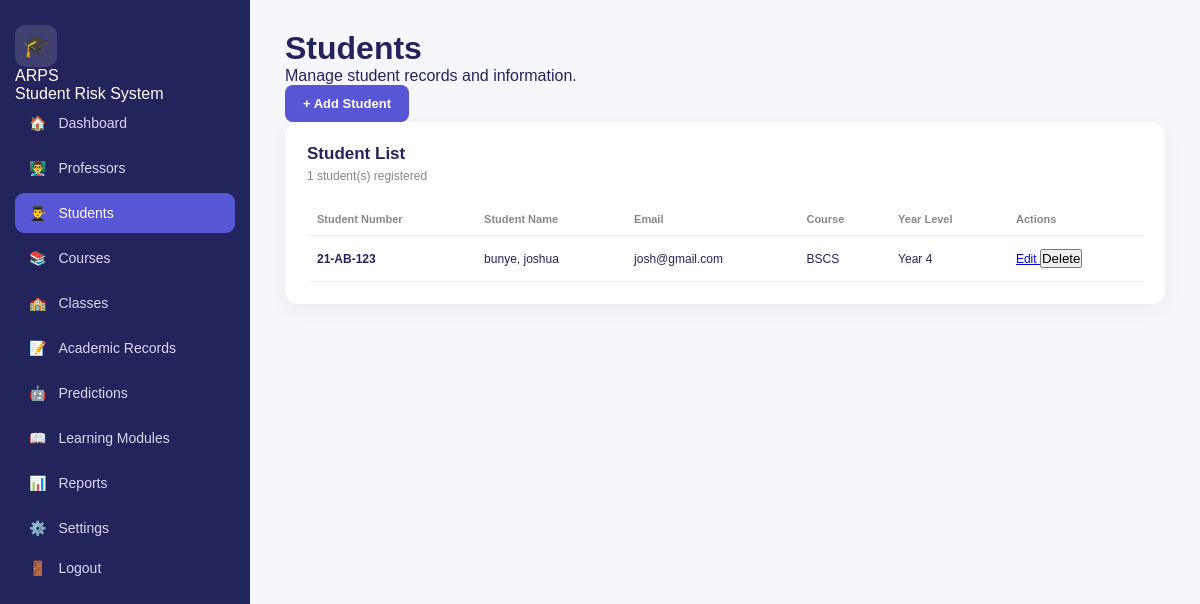
The app's page /students (signed in) with its own data.
### tables this page shows
CREATE TABLE students (
            student_id INTEGER PRIMARY KEY AUTOINCREMENT,
            user_id INTEGER UNIQUE,
            student_number TEXT UNIQUE NOT NULL,
            first_name TEXT NOT NULL,
            last_name TEXT NOT NULL,
            email TEXT UNIQUE,
            course TEXT,
            year_level INTEGER,
            FOREIGN KEY (user_id)
                REFERENCES users(user_id)
                ON DELETE CASCADE
        );

### app.py (the view)
@app.route("/students")
def students():
    if "user_id" not in session:
        return redirect(url_for("login"))
    if session["role"] != "admin":
        return redirect(url_for("dashboard"))
    connection = get_db_connection()
    try:
        cursor = connection.cursor()
        cursor.execute("""
            SELECT
                student_id,
                student_number,
                first_name,
                last_name,
                email,
                course,
                year_level
            FROM students
            ORDER BY last_name, first_name
        """)
        students_list = cursor.fetchall()
    finally:
        connection.close()
    return render_template(
        "students.html",
        students=students_list
    )

### database.py (called while the page is built)
def get_db_connection():
    connection = sqlite3.connect(DATABASE)
    connection.row_factory = sqlite3.Row
    connection.execute("PRAGMA foreign_keys = ON")
    return connection

### templates/students.html (shortened to what this page needs)
<!DOCTYPE html>
<html lang="en">
<head>
    <link rel="stylesheet"
          href="{{ url_for('static', filename='css/style.css') }}">
</head>
<body class="dashboard-page">
<div class="dashboard-layout">
    <aside class="sidebar">
        <div class="sidebar-brand">
            <div class="brand-icon">
                🎓
            </div>
            <div>
                <div class="brand-name">
                    ARPS
                </div>
                <div class="brand-subtitle">
                    Student Risk System
                </div>
            </div>
        </div>
        <nav class="sidebar-nav">
            <a href="{{ url_for('dashboard') }}"
               class="nav-item">
                🏠
                <span>
                    Dashboard
                </span>
            </a>
            <a href="{{ url_for('professors') }}"
               class="nav-item">
                👨‍🏫
                <span>
                    Professors
                </span>
            </a>
            <a href="{{ url_for('students') }}"
               class="nav-item active">
                👨‍🎓
                <span>
                    Students
                </span>
            </a>
            <a href="{{ url_for('courses') }}" class="nav-item">
    📚
    <span>Courses</span>
</a>
<a href="{{ url_for('classes') }}" class="nav-item">
    🏫
    <span>Classes</span>
</a>
            <a href="{{ url_for('academic_records') }}"
   class="nav-item">
    📝
    <span>Academic Records</span>
</a>
            <a href="{{ url_for('predictions') }}"
   class="nav-item">
    🤖
    <span>Predictions</span>
</a>
            <a href="#"
               class="nav-item">
                📖
                <span>
                    Learning Modules
                </span>
            </a>
            <a href="#"
               class="nav-item">
                📊
                <span>
                    Reports
                </span>
            </a>
            <a href="#"
               class="nav-item">
                ⚙️
                <span>
                    Settings
                </span>
            </a>
        </nav>
        <div class="sidebar-bottom">
            <a href="{{ url_for('logout') }}"
               class="nav-item logout-item">
                🚪
                <span>
                    Logout
                </span>
            </a>
        </div>
    </aside>
    <main class="main-content">
        <div class="page-header">
            <div>
                <h1>
                    Students
                </h1>
                <p>
                    Manage student records and information.
                </p>
            </div>
            <a href="{{ url_for('add_student') }}"
               class="primary-button">
                + Add Student
            </a>
        </div>
        <section class="dashboard-card">
            <div class="card-header">
                <div>
                    <h2>
                        Student List
                    </h2>
                    <p>
                        {{ students|length }}
                        student(s) registered
                    </p>
                </div>
            </div>
            {% if students %}
            <div class="table-container">
                <table class="data-table">
                    <thead>
                        <tr>
                            <th>
                                Student Number
                            </th>
                            <th>
                                Student Name
                            </th>
                            <th>
                                Email
                            </th>
                            <th>
                                Course
                            </th>
                            <th>
                                Year Level
                            </th>
                            <th>
                                Actions
                            </th>
                        </tr>
                    </thead>
                    <tbody>
                    {% for student in students %}
                        <tr>
                            <td>
                                <strong>
                                    {{ student["student_number"] }}
                                </strong>
                            </td>
                            <td>
                                {{ student["last_name"] }},
                                {{ student["first_name"] }}
                            </td>
                            <td>
                                {{ student["email"] or "—" }}
                            </td>
                            <td>
                                {{ student["course"] or "—" }}
                            </td>
                            <td>
                                {% if student["year_level"] %}
                                    Year {{ student["year_level"] }}
                                {% else %}
                                    —
                                {% endif %}
                            </td>
                            <td>
                                <a
                                    href="{{ url_for(
                                        'edit_student',
                                        student_id=student['student_id']
                                    ) }}"
                                    class="small-button"
                                >
                                    Edit
                                </a>
                                <form
                                    method="POST"
                                    action="{{ url_for(
                                        'delete_student',
                                        student_id=student['student_id']
                                    ) }}"
                                    style="display:inline;"
                                    onsubmit="return confirm(
                                        'Are you sure you want to delete this student?'
                                    );"
                                >
                                    <button
                                        type="submit"
                                        class="small-button danger"
                                    >
                                        Delete
                                    </button>
                                </form>
                            </td>
                        </tr>
                    {% endfor %}
                    </tbody>
                </table>
            </div>
            {% endif %}
        </section>
    </main>
</div>
</body>
</html>

### static/css/style.css (style rules this page uses)
* { box-sizing: border-box; margin: 0; padding: 0; }
body { font-family: Arial, Helvetica, sans-serif; }
.dashboard-page { min-height: 100vh; background: #f6f7fb; color: #24245c; }
.dashboard-layout { display: flex; min-height: 100vh; }
.sidebar { width: 250px; background: #24245c; color: white; display: flex; flex-direction: column; padding: 25px 15px; position: fixed; left: 0; top: 0; bottom: 0; }
.brand-icon { width: 42px; height: 42px; background: rgba(255,255,255,0.12); border-radius: 10px; display: flex; align-items: center; justify-content: center; font-size: 22px; }
.sidebar-nav { display: flex; flex-direction: column; gap: 5px; }
.nav-item { color: #d8d8f2; text-decoration: none; display: flex; align-items: center; gap: 12px; padding: 12px 14px; border-radius: 9px; font-size: 14px; transition: 0.2s; }
.nav-item:hover, .nav-item.active { background: #5757d6; color: white; }
.main-content { margin-left: 250px; width: calc(100% - 250px); padding: 30px 35px; }
.dashboard-card { background: white; border-radius: 14px; padding: 22px; box-shadow: 0 5px 20px rgba(30,30,80,0.05); }
.card-header { margin-bottom: 20px; }
.card-header h2 { font-size: 17px; margin-bottom: 5px; }
.card-header p { color: #888; font-size: 12px; }
table { width: 100%; border-collapse: collapse; }
th { text-align: left; color: #888; font-size: 11px; padding: 10px; border-bottom: 1px solid #eee; }
td { padding: 13px 10px; font-size: 12px; border-bottom: 1px solid #f0f0f0; }
.primary-button { display: inline-flex; align-items: center; justify-content: center; padding: 11px 18px; background: #5757d6; color: white; border: none; border-radius: 8px; text-decoration: none; font-size: 13px; font-weight: bold; cursor: pointer; transition: 0.2s; }

### records on screen
students: student_number "21-AB-123", last_name "bunye", first_name "joshua", email "josh@gmail.com", course "BSCS", year_level "4"

### other values on screen
{{ students|length }} "1"
